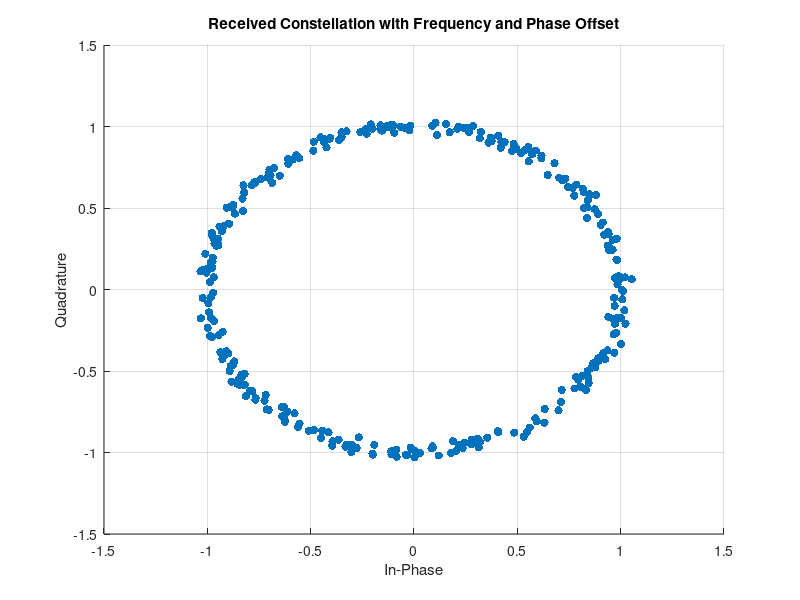
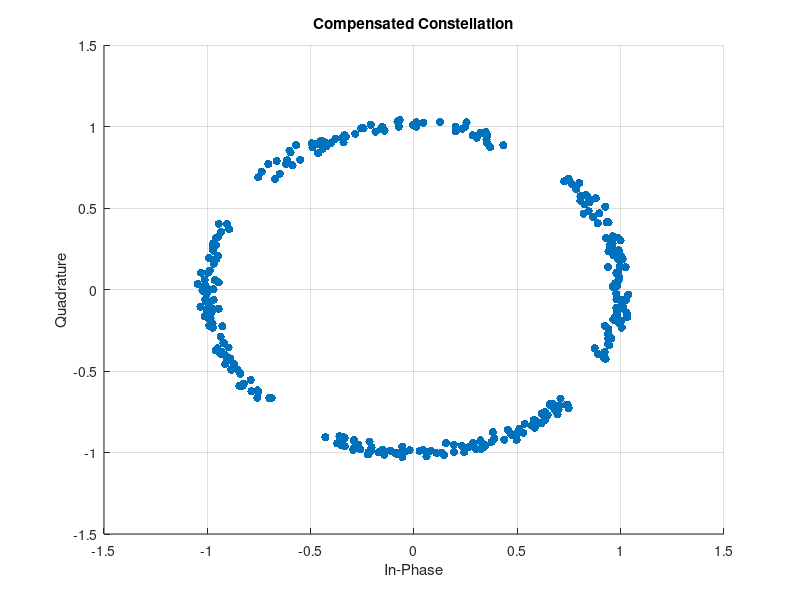
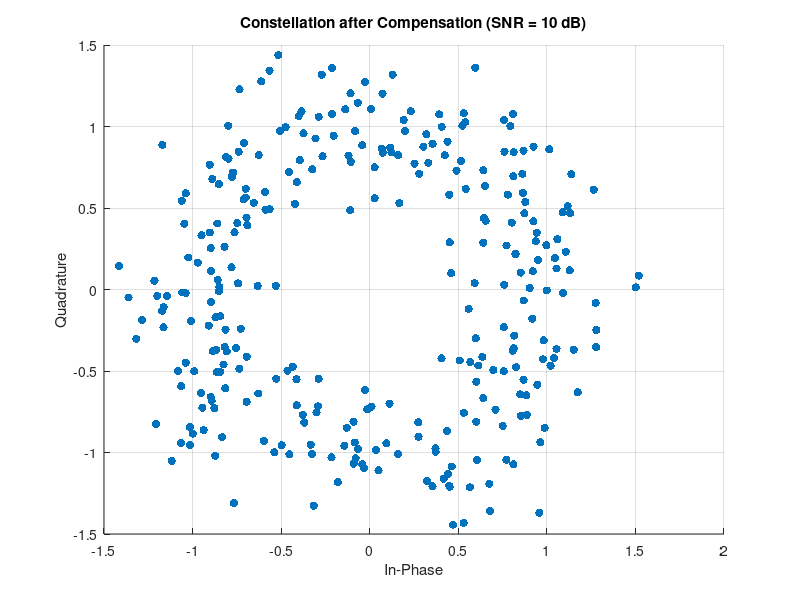
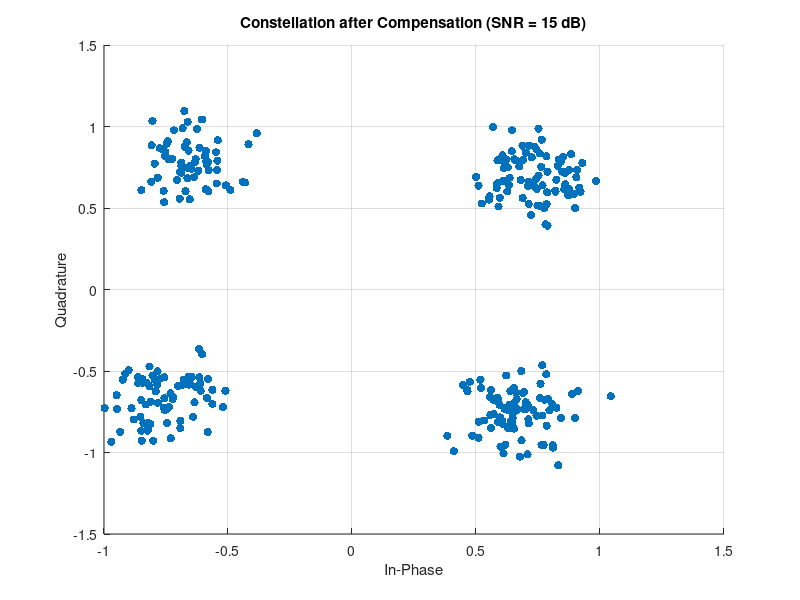

Write the MATLAB code that produced these figures, in order.
% Clear workspace, cmd window
clear all;
clc;

%% PARAMS
Ts = 1e-6;          % Sym time = 1 µs
pLen = 16;          % Pilot bits
dLen = 584;         % Data bits
phi = deg2rad(30);  % Phase offset rad
df = 1e4;           % Freq offset Hz
% Calc freq offset rad/sym
w = 2 * pi * df;
Gamma = w * Ts;
K = (pLen + dLen) / 2;  % Total QPSK syms = 300

%% GEN PILOT, DATA, QPSK MOD
p = randi([0 1], pLen, 1);  % Rand pilot bits
d = randi([0 1], dLen, 1);   % Rand data bits
% QPSK mod fn: bits -> syms
qpsk = @(b) (1/sqrt(2)) * ( (1 - 2*b(1:2:end)) + 1j*(1 - 2*b(2:2:end)) );
pSym = qpsk(p);    % Mod pilot
dSym = qpsk(d);    % Mod data
x = [pSym; dSym];  % Concat syms
k = (1:K).';       % Sym idx

%% ADD OFFSET, NOISE @ SNR=30dB
% Apply freq, phase offset
tmp = Gamma * k + phi;
y0 = x .* exp(1j * tmp);
snrDb = 30;        % SNR dB
snr = 10^(snrDb/10);  % SNR linear
nPwr = 1 / snr;    % Noise pwr
% Gen complex noise
n = sqrt(nPwr/2) * (randn(K,1) + 1j*randn(K,1));
y = y0 + n;        % Noisy sig

% Plot rx constellation
figure;
scatter(real(y), imag(y), 'filled');
title('Received Constellation with Frequency and Phase Offset');
xlabel('In-Phase');
ylabel('Quadrature');
grid on;

%% ML EST FREQ, PHASE
pRx = y(1:8);      % First 8 rx pilot syms
pTx = x(1:8);      % First 8 tx pilot syms
ang = angle(pRx .* conj(pTx));  % Phase diff
A = [k(1:8), ones(8,1)];       % Design mtx
est = A \ ang;     % Solve LS
wHat = est(1);     % Est freq offset
phiHat = est(2);   % Est phase offset

%% COMPENSATE OFFSET
% Remove est offsets
tmp = wHat * k + phiHat;
yComp = y .* exp(-1j * tmp);

% Plot comp constellation
figure;
scatter(real(yComp), imag(yComp), 'filled');
title('Compensated Constellation');
xlabel('In-Phase');
ylabel('Quadrature');
grid on;

%% TEST SNR 10-30dB, STEP=5
snrVals = 10:5:30;  % SNR range
wEst = zeros(size(snrVals));  % Freq est store
phiEst = zeros(size(snrVals)); % Phase est store

for i = 1:length(snrVals)
    % Gen noisy sig for SNR
    snr = 10^(snrVals(i)/10);
    nPwr = 1 / snr;
    n = sqrt(nPwr/2) * (randn(K,1) + 1j*randn(K,1));
    y = y0 + n;

    % Est offsets
    pRx = y(1:8);
    ang = angle(pRx .* conj(pTx));
    est = A \ ang;
    wEst(i) = est(1);
    phiEst(i) = est(2);

    % Compensate
    tmp = est(1) * k + est(2);
    yComp = y .* exp(-1j * tmp);

    % Plot comp constellation
    figure;
    scatter(real(yComp), imag(yComp), 'filled');
    title(sprintf('Constellation after Compensation (SNR = %d dB)', snrVals(i)));
    xlabel('In-Phase');
    ylabel('Quadrature');
    grid on;
end

%% SHOW RESULTS
% Convert est to Hz, deg
dfEst = wEst / (2*pi*Ts);
phiDeg = rad2deg(phiEst);

% Print table
fprintf('\nSNR(dB) | df Est(Hz) | phi Est(deg)\n');
fprintf('---------------------------------\n');
for i = 1:length(snrVals)
    fprintf('%2d | %10.2f | %10.2f\n', snrVals(i), dfEst(i), phiDeg(i));
end